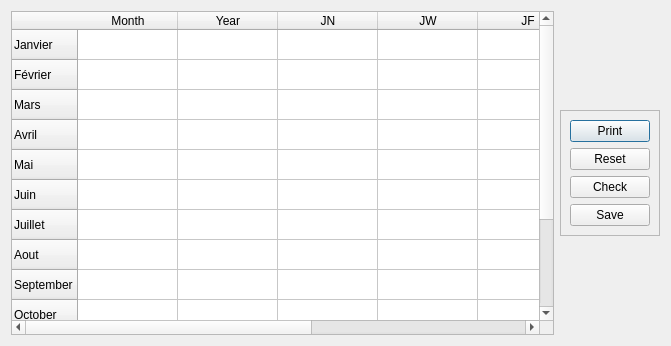
<?xml version="1.0" encoding="UTF-8"?>
<ui version="4.0">
 <class>Dialog</class>
 <widget class="QDialog" name="Dialog">
  <property name="geometry">
   <rect>
    <x>0</x>
    <y>0</y>
    <width>671</width>
    <height>346</height>
   </rect>
  </property>
  <property name="windowTitle">
   <string>Table de Garde</string>
  </property>
  <layout class="QHBoxLayout" name="horizontalLayout">
   <item>
    <widget class="QTableWidget" name="tableWidget">
     <property name="sizePolicy">
      <sizepolicy hsizetype="Expanding" vsizetype="Expanding">
       <horstretch>0</horstretch>
       <verstretch>0</verstretch>
      </sizepolicy>
     </property>
     <row>
      <property name="text">
       <string>Janvier</string>
      </property>
     </row>
     <row>
      <property name="text">
       <string>Février</string>
      </property>
     </row>
     <row>
      <property name="text">
       <string>Mars</string>
      </property>
     </row>
     <row>
      <property name="text">
       <string>Avril</string>
      </property>
     </row>
     <row>
      <property name="text">
       <string>Mai</string>
      </property>
     </row>
     <row>
      <property name="text">
       <string>Juin</string>
      </property>
     </row>
     <row>
      <property name="text">
       <string>Juillet</string>
      </property>
     </row>
     <row>
      <property name="text">
       <string>Aout</string>
      </property>
     </row>
     <row>
      <property name="text">
       <string>September</string>
      </property>
     </row>
     <row>
      <property name="text">
       <string>October</string>
      </property>
     </row>
     <row>
      <property name="text">
       <string>November</string>
      </property>
     </row>
     <row>
      <property name="text">
       <string>Desember</string>
      </property>
     </row>
     <row>
      <property name="text">
       <string>Total</string>
      </property>
     </row>
     <column>
      <property name="text">
       <string>Month</string>
      </property>
     </column>
     <column>
      <property name="text">
       <string>Year</string>
      </property>
     </column>
     <column>
      <property name="text">
       <string>JN</string>
      </property>
     </column>
     <column>
      <property name="text">
       <string>JW</string>
      </property>
     </column>
     <column>
      <property name="text">
       <string>JF</string>
      </property>
     </column>
     <column>
      <property name="text">
       <string>J.sup</string>
      </property>
     </column>
     <column>
      <property name="text">
       <string>Total</string>
      </property>
     </column>
    </widget>
   </item>
   <item>
    <widget class="QFrame" name="frame">
     <property name="sizePolicy">
      <sizepolicy hsizetype="Preferred" vsizetype="Fixed">
       <horstretch>0</horstretch>
       <verstretch>0</verstretch>
      </sizepolicy>
     </property>
     <property name="frameShape">
      <enum>QFrame::StyledPanel</enum>
     </property>
     <property name="frameShadow">
      <enum>QFrame::Raised</enum>
     </property>
     <layout class="QVBoxLayout" name="verticalLayout">
      <item>
       <widget class="QPushButton" name="pushButton_2">
        <property name="text">
         <string>Print</string>
        </property>
       </widget>
      </item>
      <item>
       <widget class="QPushButton" name="pushButton_3">
        <property name="text">
         <string>Reset</string>
        </property>
       </widget>
      </item>
      <item>
       <widget class="QPushButton" name="pushButton_4">
        <property name="text">
         <string>Check</string>
        </property>
       </widget>
      </item>
      <item>
       <widget class="QPushButton" name="pushButton">
        <property name="text">
         <string>Save</string>
        </property>
       </widget>
      </item>
     </layout>
    </widget>
   </item>
  </layout>
 </widget>
 <resources/>
 <connections/>
</ui>
